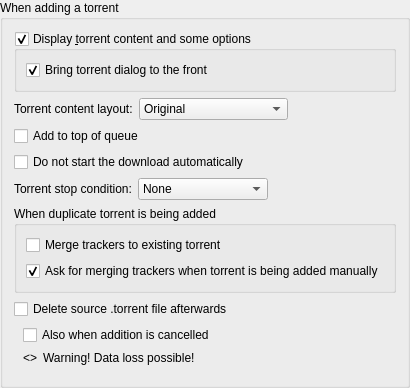
             <widget class="QGroupBox" name="torrentAdditionBox">
              <property name="title">
               <string>When adding a torrent</string>
              </property>
              <layout class="QVBoxLayout" name="torrentAdditionBoxLayout">
               <item>
                <widget class="QGroupBox" name="checkAdditionDialog">
                 <property name="title">
                  <string>Display &amp;torrent content and some options</string>
                 </property>
                 <property name="checkable">
                  <bool>true</bool>
                 </property>
                 <layout class="QVBoxLayout" name="verticalLayout_18">
                  <item>
                   <widget class="QCheckBox" name="checkAdditionDialogFront">
                    <property name="text">
                     <string>Bring torrent dialog to the front</string>
                    </property>
                    <property name="checked">
                     <bool>true</bool>
                    </property>
                   </widget>
                  </item>
                 </layout>
                </widget>
               </item>
               <item>
                <layout class="QHBoxLayout" name="horizontalLayout_19">
                 <item>
                  <widget class="QLabel" name="contentLayoutLabel">
                   <property name="text">
                    <string>Torrent content layout:</string>
                   </property>
                  </widget>
                 </item>
                 <item>
                  <widget class="QComboBox" name="contentLayoutComboBox">
                   <property name="currentIndex">
                    <number>0</number>
                   </property>
                   <item>
                    <property name="text">
                     <string>Original</string>
                    </property>
                   </item>
                   <item>
                    <property name="text">
                     <string>Create subfolder</string>
                    </property>
                   </item>
                   <item>
                    <property name="text">
                     <string>Don't create subfolder</string>
                    </property>
                   </item>
                  </widget>
                 </item>
                 <item>
                  <spacer name="horizontalSpacer_20">
                   <property name="orientation">
                    <enum>Qt::Orientation::Horizontal</enum>
                   </property>
                   <property name="sizeHint" stdset="0">
                    <size>
                     <width>40</width>
                     <height>20</height>
                    </size>
                   </property>
                  </spacer>
                 </item>
                </layout>
               </item>
               <item>
                <widget class="QCheckBox" name="checkAddToQueueTop">
                 <property name="toolTip">
                  <string>The torrent will be added to the top of the download queue</string>
                 </property>
                 <property name="text">
                  <string extracomment="The torrent will be added to the top of the download queue">Add to top of queue</string>
                 </property>
                </widget>
               </item>
               <item>
                <widget class="QCheckBox" name="checkAddStopped">
                 <property name="toolTip">
                  <string>The torrent will be added to download list in a stopped state</string>
                 </property>
                 <property name="text">
                  <string extracomment="The torrent will be added to download list in a stopped state">Do not start the download automatically</string>
                 </property>
                </widget>
               </item>
               <item>
                <layout class="QHBoxLayout" name="stopConditionLayout">
                 <item>
                  <widget class="QLabel" name="stopConditionLabel">
                   <property name="text">
                    <string>Torrent stop condition:</string>
                   </property>
                  </widget>
                 </item>
                 <item>
                  <widget class="QComboBox" name="stopConditionComboBox">
                   <property name="currentIndex">
                    <number>0</number>
                   </property>
                   <item>
                    <property name="text">
                     <string>None</string>
                    </property>
                   </item>
                   <item>
                    <property name="text">
                     <string>Metadata received</string>
                    </property>
                   </item>
                   <item>
                    <property name="text">
                     <string>Files checked</string>
                    </property>
                   </item>
                  </widget>
                 </item>
                 <item>
                  <spacer name="stopConditionSpacer">
                   <property name="orientation">
                    <enum>Qt::Orientation::Horizontal</enum>
                   </property>
                   <property name="sizeHint" stdset="0">
                    <size>
                     <width>40</width>
                     <height>20</height>
                    </size>
                   </property>
                  </spacer>
                 </item>
                </layout>
               </item>
               <item>
                <widget class="QGroupBox" name="duplicateTorrentGroup">
                 <property name="title">
                  <string>When duplicate torrent is being added</string>
                 </property>
                 <layout class="QVBoxLayout" name="duplicateTorrentBoxLayout">
                  <item>
                   <widget class="QCheckBox" name="checkMergeTrackers">
                    <property name="text">
                     <string>Merge trackers to existing torrent</string>
                    </property>
                    <property name="checked">
                     <bool>false</bool>
                    </property>
                   </widget>
                  </item>
                  <item>
                   <widget class="QCheckBox" name="checkConfirmMergeTrackers">
                    <property name="text">
                     <string>Ask for merging trackers when torrent is being added manually</string>
                    </property>
                    <property name="checked">
                     <bool>true</bool>
                    </property>
                   </widget>
                  </item>
                 </layout>
                </widget>
               </item>
               <item>
                <layout class="QHBoxLayout" name="deleteTorrentFileLayout">
                 <item>
                  <widget class="QCheckBox" name="deleteTorrentFileCheckBox">
                   <property name="text">
                    <string>Delete source .torrent file afterwards</string>
                   </property>
                  </widget>
                 </item>
                 <item>
                  <spacer name="deleteTorrentFileSpacer">
                   <property name="orientation">
                    <enum>Qt::Orientation::Horizontal</enum>
                   </property>
                   <property name="sizeHint" stdset="0">
                    <size>
                     <width>40</width>
                     <height>20</height>
                    </size>
                   </property>
                  </spacer>
                 </item>
                </layout>
               </item>
               <item>
                <widget class="QWidget" name="deleteTorrentFileOptionsWidget" native="true">
                 <layout class="QVBoxLayout" name="deleteTorrentFileOptionsLayout">
                  <property name="topMargin">
                   <number>0</number>
                  </property>
                  <property name="rightMargin">
                   <number>0</number>
                  </property>
                  <item>
                   <layout class="QHBoxLayout" name="deleteTorrentFileCancelledLayout">
                    <item>
                     <widget class="QCheckBox" name="deleteTorrentFileCancelledCheckBox">
                      <property name="toolTip">
                       <string>Also delete .torrent files whose addition was cancelled</string>
                      </property>
                      <property name="text">
                       <string>Also when addition is cancelled</string>
                      </property>
                     </widget>
                    </item>
                    <item>
                     <spacer name="deleteTorrentFileCancelledSpacer">
                      <property name="orientation">
                       <enum>Qt::Orientation::Horizontal</enum>
                      </property>
                      <property name="sizeHint" stdset="0">
                       <size>
                        <width>40</width>
                        <height>20</height>
                       </size>
                      </property>
                     </spacer>
                    </item>
                   </layout>
                  </item>
                  <item>
                   <layout class="QHBoxLayout" name="deleteTorrentFileWarningLayout">
                    <item>
                     <widget class="QLabel" name="deleteTorrentFileWarningIcon">
                      <property name="sizePolicy">
                       <sizepolicy hsizetype="Fixed" vsizetype="Preferred">
                        <horstretch>0</horstretch>
                        <verstretch>0</verstretch>
                       </sizepolicy>
                      </property>
                      <property name="text">
                       <string notr="true">&lt;&gt;</string>
                      </property>
                     </widget>
                    </item>
                    <item>
                     <widget class="QLabel" name="deleteTorrentFileWarningLabel">
                      <property name="text">
                       <string>Warning! Data loss possible!</string>
                      </property>
                     </widget>
                    </item>
                   </layout>
                  </item>
                 </layout>
                </widget>
               </item>
              </layout>
             </widget>
